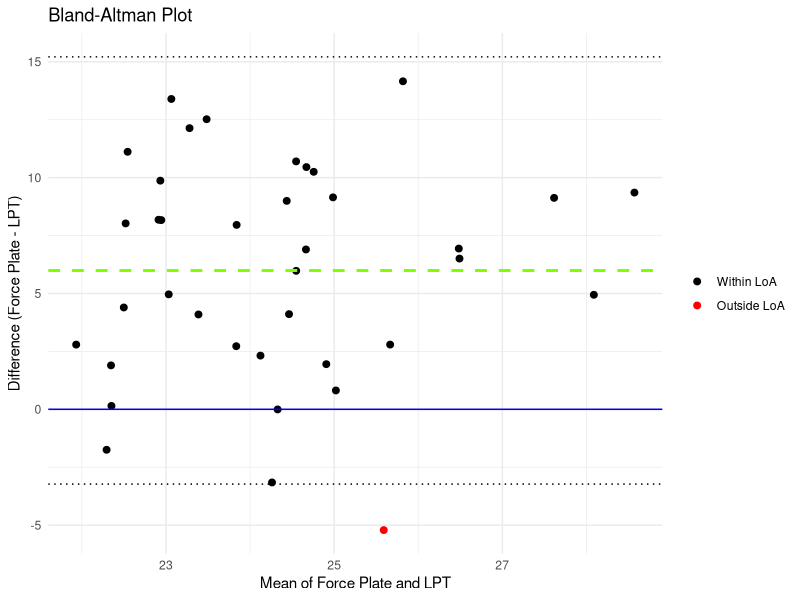
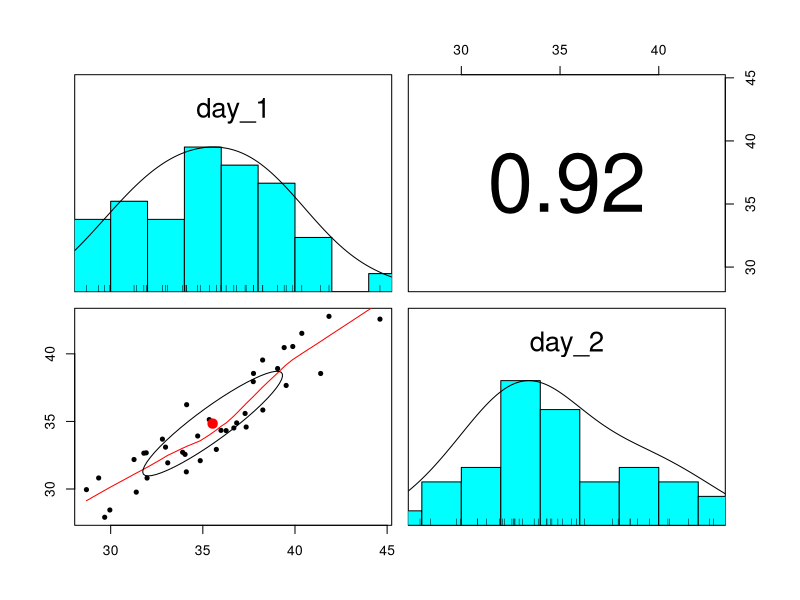
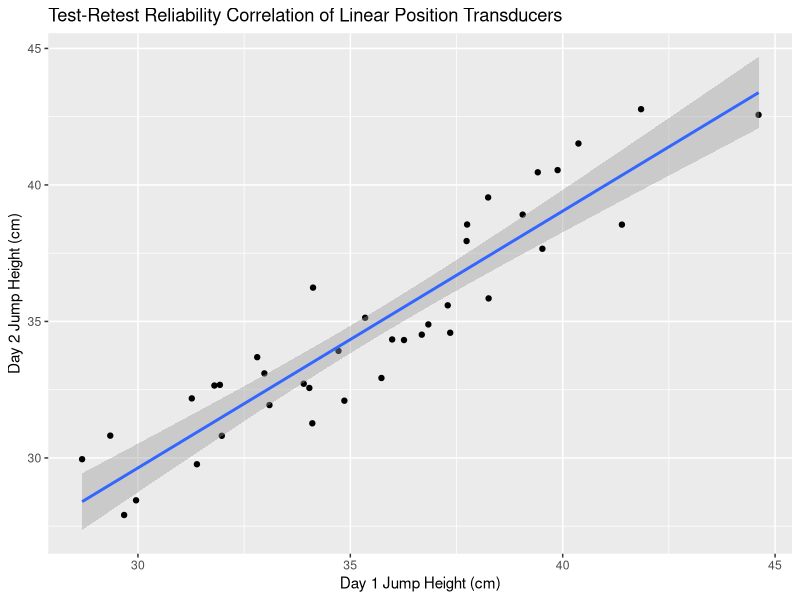

The R source for these figures, in order:
## ---- chunk 1
knitr::opts_chunk$set(echo = TRUE)
library(tidyverse)
library(rmarkdown)
library(knitr)
library(psych)
## ---- chunk 2
set.seed(5400) 
participant_v <- c(1:38)
force_plate <- rnorm(38, mean = 20.7, sd = 2.75) #simulate data for the force plate
lpt <- rnorm(38, mean = 27.7, sd = 2.75) #simulate data for the lpt
validity_data <- tibble(participant_v, force_plate, lpt)
validity_data <- validity_data |> 
  group_by(participant_v) |> 
  mutate(difference = lpt - force_plate, 
         mean_value = mean(force_plate:lpt)
         )
set.seed(5400)
day_1 <- rnorm(38, mean = 34.4, sd = 3.8) #simulate data for test using mean & sd for trial 1
day_2 <- (day_1 * 0.99) + runif(38, min = -2.6, max = 2.6) #simulate data for the re-test by using the mean and sd for trial 2
reliability_data <- tibble(day_1, day_2) |> 
  mutate(participant_r = as.factor(c(1:38)),
         difference = day_2 - day_1) |> 
  select(participant_r, day_1, day_2, difference)
icc_reliability <- reliability_data |> 
  select(day_1, day_2)
## ---- chunk 3
test_retest_data <- tibble(day_1, day_2) |> 
  mutate(participant_r = as.factor(c(1:38))) |> 
  select(participant_r, day_1, day_2)
print(test_retest_data)
## ---- chunk 4
r_summ <- tibble(day_1, day_2) |> 
  summary()
r_summ
## ---- chunk 5
sd_1 <- sd(day_1)
sd_2 <- sd(day_2)
cat(paste("The standard deviation of trial one is:", sd_1, 'and the standard deviation of trial two is', sd_2))
## ---- chunk 6
var_1 <- var(day_1)
var_2 <- var(day_2)
cat(paste("The variance of trial one is:", var_1, 'and the variance of trial two is', var_2))
## ---- chunk 7
concurrent_validity_data <- tibble(force_plate, lpt) |> 
  mutate(participant_v = as.factor(c(1:38))) |> 
  select(participant_v, force_plate, lpt)
concurrent_validity_data
## ---- chunk 8
v_summ <- tibble(force_plate, lpt) |> 
  summary()
v_summ
## ---- chunk 9
sd_fp <- sd(force_plate)
sd_lpt <- sd(lpt)
cat(paste("The standard deviation of the force plate trial is:", sd_fp, 'and the standard deviation of the LPT trial is', sd_lpt))
## ---- chunk 10
var_fp <- var(force_plate)
var_lpt <- var(lpt)
cat(paste("The variance of the force plate trial one is:", var_fp, 'and the variance of the lpt trial is', var_lpt))
## ---- chunk 11
set.seed(5400) 
participant_v <- c(1:38)
force_plate <- rnorm(38, mean = 20.7, sd = 2.75) #simulate data for the force plate
lpt <- rnorm(38, mean = 27.7, sd = 2.75) #simulate data for the lpt
validity_data <- tibble(participant_v, force_plate, lpt)
validity_data <- validity_data |> 
  group_by(participant_v) |> 
  mutate(difference = lpt - force_plate, 
         mean_value = mean(force_plate:lpt)
         )
validity_data
mean_difference <- mean(validity_data$difference)
cat(paste('The mean difference is', round(mean_difference, 2)))
## ---- chunk 12
sd_difference <- sd(validity_data$difference)
loa_upper <- mean_difference + 1.96 * sd_difference
loa_lower <- mean_difference - 1.96 * sd_difference
validity_data$outside_loa <- (validity_data$difference < loa_lower) | (validity_data$difference > loa_upper)
validity_data |> 
  ggplot(aes(x = mean_value, y = difference)) +
  geom_point(aes(color = outside_loa), size = 2) +
  geom_hline(yintercept = mean_difference, color = "chartreuse", linetype = "dashed", linewidth=1) +
  geom_hline(yintercept = loa_upper, color = "black", linetype = "dotted") +   # Upper limit
  geom_hline(yintercept = loa_lower, color = "black", linetype = "dotted") +   # Lower limit
  geom_hline(yintercept = 0, color = "blue", linetype = "solid") +
  labs(title = "Bland-Altman Plot",
       x = "Mean of Force Plate and LPT",
       y = "Difference (Force Plate - LPT)") +
  scale_color_manual(values = c("black", "red"), 
                     labels = c("Within LoA", "Outside LoA")) +  # Custom colors
  theme_minimal() +
  theme(legend.title = element_blank()) 

## ---- chunk 13
t.test(lpt, force_plate, paired=T)
## ---- chunk 14
effect_size <- mean(validity_data$difference) / sd(validity_data$difference)
cat(paste('The calculated cohens d is', round(effect_size, 2), 'which indicates that the effect size is large.'))
## ---- chunk 15
set.seed(5400)
day_1 <- rnorm(38, mean = 34.4, sd = 3.8) #simulate data for test using mean & sd for trial 1
day_2 <- (day_1 * 0.99) + runif(38, min = -2.6, max = 2.6) #simulate data for the re-test by using the mean and sd for trial 2
reliability_data <- tibble(day_1, day_2) |> 
  mutate(participant_r = as.factor(c(1:38)),
         difference = day_2 - day_1) |> 
  select(participant_r, day_1, day_2, difference) 
reliability_data
## ---- chunk 16
pairs.panels(icc_reliability) #use the df made for the ICC code found below
## ---- chunk 17
reliability_data |> 
  ggplot(aes(x = day_1, y = day_2)) +
  geom_point() +
  geom_smooth(method = 'lm') +
  labs(title = 'Test-Retest Reliability Correlation of Linear Position Transducers', x = 'Day 1 Jump Height (cm)', y = 'Day 2 Jump Height (cm)')
## ---- chunk 18
icc_reliability <- reliability_data |> 
  select(day_1, day_2)
icc_result <- ICC(icc_reliability)
icc_value <- icc_result$results$ICC[2]
cat(paste('The ICC between trial one and trial two was found to be', round(icc_value, 2),', which is considered to be excellent reliability')) 
## ---- chunk 19
SEM_1 <- sd(reliability_data$difference)/sqrt(2)
SEM_2 <- (sd(c(reliability_data$day_1, reliability_data$day_2))) * sqrt(1 - icc_value)
cat(paste('The SEM is', round(SEM_1, 2), 'when calculated from the difference scores and', round(SEM_2, 2), "when calculated from the ICC result."))
## ---- chunk 20
mean_1 <- 35.5322263
mean_2 <- 35.8394289
sem_percent <- ((1.15 / ((mean_1 + mean_2) / 2)) * 100)
cat(paste('The SEM is', round(sem_percent, 2), '% of the mean score.'))
## ---- chunk 21
sd_combined <- sqrt(((38 - 1) * sd_1^2 + (38 - 1) * sd_2^2) / (38 + 38 - 2))
CoV <- (sd_combined / ((mean_1 + mean_2) / 2)) * 100
cat(paste('The coefficient of variation is', round(CoV, 2), '%.'))
## ---- chunk 22
md <- SEM_2 * sqrt(2) * 1.96
cat(paste("Based on the 95% Confidence Interval, a participant's score would need to change by a minimum of", round(md, 2), "cm between trials to be considered significant or meaningful."))
